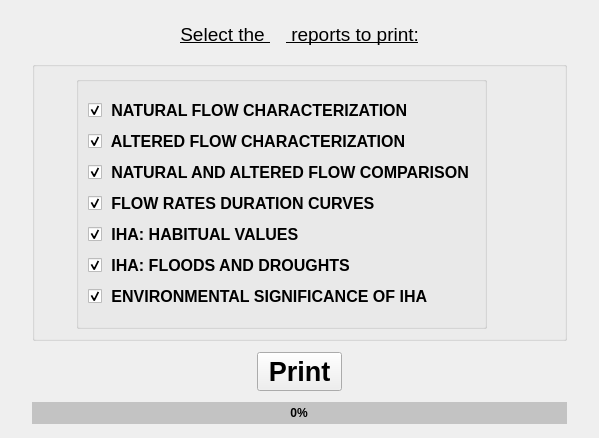
<?xml version="1.0" encoding="UTF-8"?>
<ui version="4.0">
 <class>ReportsWindow</class>
 <widget class="QMainWindow" name="ReportsWindow">
  <property name="geometry">
   <rect>
    <x>0</x>
    <y>0</y>
    <width>599</width>
    <height>438</height>
   </rect>
  </property>
  <property name="windowTitle">
   <string>SWATPlus-IAHRIS Reports</string>
  </property>
  <property name="windowIcon">
   <iconset>
    <normaloff>ico/logo_SWAT-IAHRIS_dot.png</normaloff>ico/logo_SWAT-IAHRIS_dot.png</iconset>
  </property>
  <widget class="QWidget" name="centralwidget">
   <property name="font">
    <font>
     <pointsize>20</pointsize>
    </font>
   </property>
   <layout class="QHBoxLayout" name="horizontalLayout">
    <item>
     <spacer name="horizontalSpacer_2">
      <property name="orientation">
       <enum>Qt::Horizontal</enum>
      </property>
      <property name="sizeHint" stdset="0">
       <size>
        <width>40</width>
        <height>20</height>
       </size>
      </property>
     </spacer>
    </item>
    <item>
     <layout class="QVBoxLayout" name="verticalLayout">
      <property name="topMargin">
       <number>5</number>
      </property>
      <property name="bottomMargin">
       <number>5</number>
      </property>
      <item>
       <layout class="QHBoxLayout" name="horizontalLayout_3">
        <property name="spacing">
         <number>0</number>
        </property>
        <property name="leftMargin">
         <number>5</number>
        </property>
        <property name="topMargin">
         <number>5</number>
        </property>
        <property name="rightMargin">
         <number>5</number>
        </property>
        <property name="bottomMargin">
         <number>5</number>
        </property>
        <item>
         <spacer name="horizontalSpacer_5">
          <property name="orientation">
           <enum>Qt::Horizontal</enum>
          </property>
          <property name="sizeHint" stdset="0">
           <size>
            <width>40</width>
            <height>20</height>
           </size>
          </property>
         </spacer>
        </item>
        <item>
         <widget class="QLabel" name="label_3">
          <property name="font">
           <font>
            <family>Arial</family>
            <pointsize>14</pointsize>
            <underline>true</underline>
           </font>
          </property>
          <property name="text">
           <string>Select the </string>
          </property>
          <property name="alignment">
           <set>Qt::AlignRight|Qt::AlignTrailing|Qt::AlignVCenter</set>
          </property>
         </widget>
        </item>
        <item>
         <widget class="QLabel" name="label">
          <property name="cursor">
           <cursorShape>WhatsThisCursor</cursorShape>
          </property>
          <property name="pixmap">
           <pixmap>ico/SWAT-IAHRIS_report.png</pixmap>
          </property>
          <property name="scaledContents">
           <bool>true</bool>
          </property>
          <property name="alignment">
           <set>Qt::AlignHCenter|Qt::AlignTop</set>
          </property>
          <property name="wordWrap">
           <bool>false</bool>
          </property>
          <property name="margin">
           <number>0</number>
          </property>
          <property name="textInteractionFlags">
           <set>Qt::NoTextInteraction</set>
          </property>
         </widget>
        </item>
        <item>
         <widget class="QLabel" name="label_2">
          <property name="font">
           <font>
            <family>Arial</family>
            <pointsize>14</pointsize>
            <underline>true</underline>
           </font>
          </property>
          <property name="text">
           <string> reports to print:</string>
          </property>
         </widget>
        </item>
        <item>
         <spacer name="horizontalSpacer_6">
          <property name="orientation">
           <enum>Qt::Horizontal</enum>
          </property>
          <property name="sizeHint" stdset="0">
           <size>
            <width>40</width>
            <height>20</height>
           </size>
          </property>
         </spacer>
        </item>
       </layout>
      </item>
      <item>
       <widget class="QGroupBox" name="horizontalGroupBox">
        <layout class="QHBoxLayout" name="horizontalLayout_4">
         <item>
          <spacer name="horizontalSpacer_7">
           <property name="orientation">
            <enum>Qt::Horizontal</enum>
           </property>
           <property name="sizeHint" stdset="0">
            <size>
             <width>40</width>
             <height>20</height>
            </size>
           </property>
          </spacer>
         </item>
         <item>
          <widget class="QGroupBox" name="groupBox">
           <property name="font">
            <font>
             <pointsize>20</pointsize>
             <bold>true</bold>
            </font>
           </property>
           <property name="alignment">
            <set>Qt::AlignCenter</set>
           </property>
           <layout class="QVBoxLayout" name="verticalLayout_2">
            <item>
             <spacer name="verticalSpacer">
              <property name="orientation">
               <enum>Qt::Vertical</enum>
              </property>
              <property name="sizeHint" stdset="0">
               <size>
                <width>20</width>
                <height>40</height>
               </size>
              </property>
             </spacer>
            </item>
            <item>
             <widget class="QCheckBox" name="checkBox_nat">
              <property name="font">
               <font>
                <family>Arial</family>
                <pointsize>12</pointsize>
                <bold>true</bold>
               </font>
              </property>
              <property name="cursor">
               <cursorShape>PointingHandCursor</cursorShape>
              </property>
              <property name="layoutDirection">
               <enum>Qt::LeftToRight</enum>
              </property>
              <property name="text">
               <string> NATURAL FLOW CHARACTERIZATION</string>
              </property>
              <property name="checked">
               <bool>true</bool>
              </property>
             </widget>
            </item>
            <item>
             <widget class="QCheckBox" name="checkBox_alt">
              <property name="font">
               <font>
                <family>Arial</family>
                <pointsize>12</pointsize>
                <bold>true</bold>
               </font>
              </property>
              <property name="cursor">
               <cursorShape>PointingHandCursor</cursorShape>
              </property>
              <property name="layoutDirection">
               <enum>Qt::LeftToRight</enum>
              </property>
              <property name="text">
               <string> ALTERED FLOW CHARACTERIZATION</string>
              </property>
              <property name="checked">
               <bool>true</bool>
              </property>
             </widget>
            </item>
            <item>
             <widget class="QCheckBox" name="checkBox_nat_alt">
              <property name="font">
               <font>
                <family>Arial</family>
                <pointsize>12</pointsize>
                <bold>true</bold>
               </font>
              </property>
              <property name="cursor">
               <cursorShape>PointingHandCursor</cursorShape>
              </property>
              <property name="text">
               <string> NATURAL AND ALTERED FLOW COMPARISON</string>
              </property>
              <property name="checked">
               <bool>true</bool>
              </property>
             </widget>
            </item>
            <item>
             <widget class="QCheckBox" name="checkBox_curves">
              <property name="font">
               <font>
                <family>Arial</family>
                <pointsize>12</pointsize>
                <bold>true</bold>
               </font>
              </property>
              <property name="cursor">
               <cursorShape>PointingHandCursor</cursorShape>
              </property>
              <property name="text">
               <string> FLOW RATES DURATION CURVES</string>
              </property>
              <property name="checked">
               <bool>true</bool>
              </property>
             </widget>
            </item>
            <item>
             <widget class="QCheckBox" name="checkBox_habitual">
              <property name="font">
               <font>
                <family>Arial</family>
                <pointsize>12</pointsize>
                <bold>true</bold>
               </font>
              </property>
              <property name="cursor">
               <cursorShape>PointingHandCursor</cursorShape>
              </property>
              <property name="text">
               <string> IHA: HABITUAL VALUES</string>
              </property>
              <property name="checked">
               <bool>true</bool>
              </property>
             </widget>
            </item>
            <item>
             <widget class="QCheckBox" name="checkBox_floods">
              <property name="font">
               <font>
                <family>Arial</family>
                <pointsize>12</pointsize>
                <bold>true</bold>
               </font>
              </property>
              <property name="cursor">
               <cursorShape>PointingHandCursor</cursorShape>
              </property>
              <property name="text">
               <string> IHA: FLOODS AND DROUGHTS</string>
              </property>
              <property name="checked">
               <bool>true</bool>
              </property>
             </widget>
            </item>
            <item>
             <widget class="QCheckBox" name="checkBox_sign">
              <property name="font">
               <font>
                <family>Arial</family>
                <pointsize>12</pointsize>
                <bold>true</bold>
                <stylestrategy>PreferDefault</stylestrategy>
               </font>
              </property>
              <property name="cursor">
               <cursorShape>PointingHandCursor</cursorShape>
              </property>
              <property name="text">
               <string> ENVIRONMENTAL SIGNIFICANCE OF IHA</string>
              </property>
              <property name="iconSize">
               <size>
                <width>24</width>
                <height>24</height>
               </size>
              </property>
              <property name="checked">
               <bool>true</bool>
              </property>
              <property name="tristate">
               <bool>false</bool>
              </property>
             </widget>
            </item>
            <item>
             <spacer name="verticalSpacer_2">
              <property name="orientation">
               <enum>Qt::Vertical</enum>
              </property>
              <property name="sizeHint" stdset="0">
               <size>
                <width>20</width>
                <height>40</height>
               </size>
              </property>
             </spacer>
            </item>
           </layout>
          </widget>
         </item>
         <item>
          <layout class="QVBoxLayout" name="verticalLayout_3">
           <property name="spacing">
            <number>10</number>
           </property>
           <property name="leftMargin">
            <number>10</number>
           </property>
           <property name="topMargin">
            <number>10</number>
           </property>
           <property name="rightMargin">
            <number>10</number>
           </property>
           <property name="bottomMargin">
            <number>10</number>
           </property>
           <item>
            <widget class="QLabel" name="label_nat">
             <property name="font">
              <font>
               <family>Arial</family>
               <pointsize>12</pointsize>
               <bold>true</bold>
              </font>
             </property>
            </widget>
           </item>
           <item>
            <widget class="QLabel" name="label_alt">
             <property name="font">
              <font>
               <family>Arial</family>
               <pointsize>12</pointsize>
               <bold>true</bold>
              </font>
             </property>
            </widget>
           </item>
           <item>
            <widget class="QLabel" name="label_nat_alt">
             <property name="font">
              <font>
               <family>Arial</family>
               <pointsize>12</pointsize>
               <bold>true</bold>
              </font>
             </property>
            </widget>
           </item>
           <item>
            <widget class="QLabel" name="label_curves">
             <property name="font">
              <font>
               <family>Arial</family>
               <pointsize>12</pointsize>
               <bold>true</bold>
              </font>
             </property>
            </widget>
           </item>
           <item>
            <widget class="QLabel" name="label_habitual">
             <property name="font">
              <font>
               <family>Arial</family>
               <pointsize>12</pointsize>
               <bold>true</bold>
              </font>
             </property>
            </widget>
           </item>
           <item>
            <widget class="QLabel" name="label_floods">
             <property name="font">
              <font>
               <family>Arial</family>
               <pointsize>12</pointsize>
               <bold>true</bold>
              </font>
             </property>
            </widget>
           </item>
           <item>
            <widget class="QLabel" name="label_sign">
             <property name="font">
              <font>
               <family>Arial</family>
               <pointsize>12</pointsize>
               <bold>true</bold>
              </font>
             </property>
            </widget>
           </item>
          </layout>
         </item>
         <item>
          <spacer name="horizontalSpacer_8">
           <property name="orientation">
            <enum>Qt::Horizontal</enum>
           </property>
           <property name="sizeHint" stdset="0">
            <size>
             <width>40</width>
             <height>20</height>
            </size>
           </property>
          </spacer>
         </item>
        </layout>
       </widget>
      </item>
      <item>
       <layout class="QHBoxLayout" name="horizontalLayout_2">
        <property name="topMargin">
         <number>5</number>
        </property>
        <property name="bottomMargin">
         <number>5</number>
        </property>
        <item>
         <spacer name="horizontalSpacer_3">
          <property name="orientation">
           <enum>Qt::Horizontal</enum>
          </property>
          <property name="sizeHint" stdset="0">
           <size>
            <width>40</width>
            <height>20</height>
           </size>
          </property>
         </spacer>
        </item>
        <item>
         <widget class="QPushButton" name="pushButton_print">
          <property name="sizePolicy">
           <sizepolicy hsizetype="Preferred" vsizetype="Fixed">
            <horstretch>0</horstretch>
            <verstretch>0</verstretch>
           </sizepolicy>
          </property>
          <property name="font">
           <font>
            <family>Arial</family>
            <pointsize>20</pointsize>
            <bold>true</bold>
           </font>
          </property>
          <property name="cursor">
           <cursorShape>PointingHandCursor</cursorShape>
          </property>
          <property name="layoutDirection">
           <enum>Qt::LeftToRight</enum>
          </property>
          <property name="text">
           <string> Print </string>
          </property>
          <property name="icon">
           <iconset>
            <normaloff>ico/print2.png</normaloff>ico/print2.png</iconset>
          </property>
          <property name="iconSize">
           <size>
            <width>60</width>
            <height>60</height>
           </size>
          </property>
         </widget>
        </item>
        <item>
         <spacer name="horizontalSpacer_4">
          <property name="orientation">
           <enum>Qt::Horizontal</enum>
          </property>
          <property name="sizeHint" stdset="0">
           <size>
            <width>40</width>
            <height>20</height>
           </size>
          </property>
         </spacer>
        </item>
       </layout>
      </item>
      <item>
       <widget class="QProgressBar" name="progressBar">
        <property name="font">
         <font>
          <pointsize>9</pointsize>
          <bold>true</bold>
         </font>
        </property>
        <property name="styleSheet">
         <string notr="true">QProgressBar {
	background-color: rgb(195, 195, 195);
	color: rgb(0, 0, 0);
	border-style: solid;
}

QProgressBar::chunk {
	background-color: rgb(111, 156, 200);

}</string>
        </property>
        <property name="value">
         <number>0</number>
        </property>
        <property name="alignment">
         <set>Qt::AlignCenter</set>
        </property>
       </widget>
      </item>
     </layout>
    </item>
    <item>
     <spacer name="horizontalSpacer">
      <property name="orientation">
       <enum>Qt::Horizontal</enum>
      </property>
      <property name="sizeHint" stdset="0">
       <size>
        <width>40</width>
        <height>20</height>
       </size>
      </property>
     </spacer>
    </item>
   </layout>
  </widget>
 </widget>
 <resources/>
 <connections/>
</ui>
